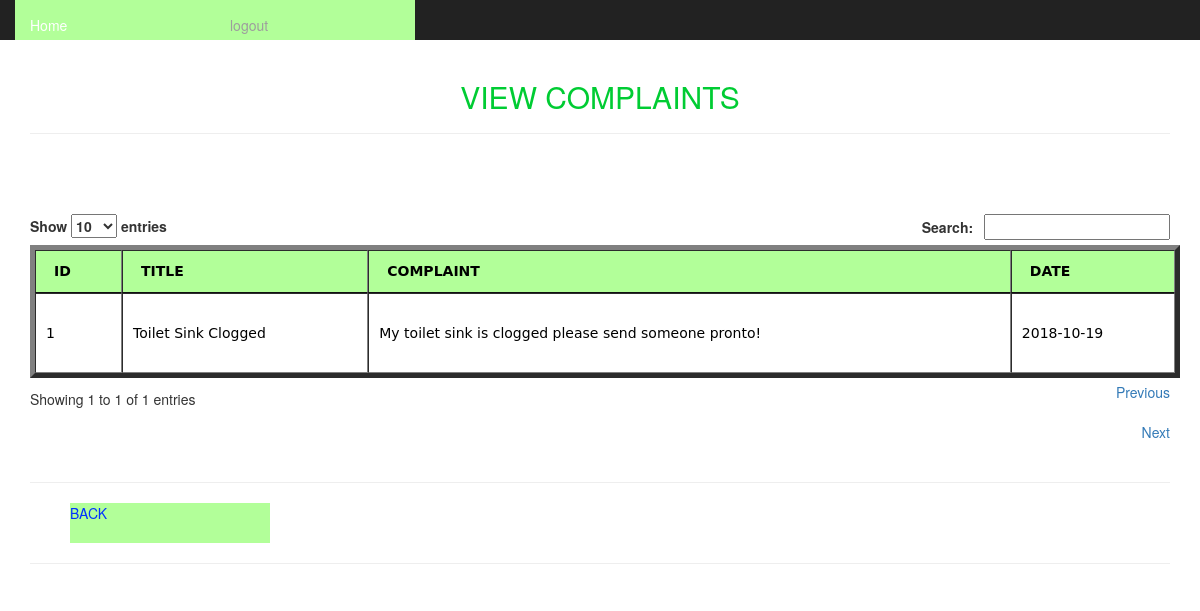
/siteadmin/viewcomplaints.php (signed in), run on the app's committed database.
### tables this page shows
CREATE TABLE `complaints` (
  `complain_id` int(11) NOT NULL,
  `c_title` varchar(200) NOT NULL,
  `c_description` varchar(200) NOT NULL,
  `c_date` varchar(200) NOT NULL,
  `c_month` varchar(50) NOT NULL,
  `c_year` varchar(50) NOT NULL,
  `tenant_id` int(11) NOT NULL,
  `added_date` timestamp NOT NULL DEFAULT CURRENT_TIMESTAMP
);

### siteadmin/viewcomplaints.php (the view, shortened to what this page needs)
<?php
$landlord = mysql_query("SELECT * FROM landlord where ownid='".$_SESSION['id']."'");
$row = mysql_fetch_array($landlord);
?>
<html>
<head>
<link rel="stylesheet" href="../css/bootstrap.css" type="text/css" media="screen"/>
<link rel="stylesheet" href="css/bootstrap.min.css" type="text/css">
<link rel="stylesheet" href="../style/style.css" type="text/css" media="screen"/>
<link href="../style/jquery.dataTables.min.css" rel="stylesheet">
</head>
 <body>
<div class="container">
<nav class="nav navbar-inverse navbar-fixed-top">
<?php include_once("headerad2.php");?>
</nav><br><br><br>
   <h2 align="center" style="color:#0C3; text-transform:uppercase;">View Complaints</h2>
     <HR>
          <BR>
					<BR>
   <div><br/>
     <div align="center" style="margin-center:1px;">
<?php
$result = mysql_query("SELECT * FROM complaints left join tenant on complaints.tenant_id = tenant.id where building_id='".$row['building_id']."'");
$i=0;
echo "<table id='users' border='5' style='background-color:#B2FF99'>
<thead>
<tr>
<th>ID</th>
<th>TITLE</th>
<th>COMPLAINT</th>
<th>DATE</th>
</tr></thead><tbody>";
while($row = mysql_fetch_array($result))
{
	$i++;
echo "<tr style='width:400px;height:80px'>";
echo "<td>" . $i . "</td>";
echo "<td>" . $row['c_title'] . "</td>";
echo "<td>" . $row['c_description'] . "</td>";
echo "<td>" . $row['c_date'] . "</td>";
echo "</tr>";
}
echo "</tbody></table>";
?>
</div>
<hr><ul><a href="landlord_dashboard.php" class="button">BACK</a>  </ul><hr>
</html>

### style/style.css (style rules this page uses)
body,td,th { font-family:"Lucida Grande", "Lucida Sans Unicode", "Lucida Sans", "DejaVu Sans", Verdana, sans-serif; font-size: 14px; color: #000; line-height:1.5em; }
a:link { color: #03F; text-decoration: none; background-color: #B2FF99 !important; }

### siteadmin/headerad2.php (style rules this page uses)
a { display:block;width:200px;height:40px;align:center }
a:link { background-color:#B2FF99; }

### data on the page
complaints: c_title "Toilet Sink Clogged", c_description "My toilet sink is clogged please send someone pronto!", c_date "2018-10-19"
